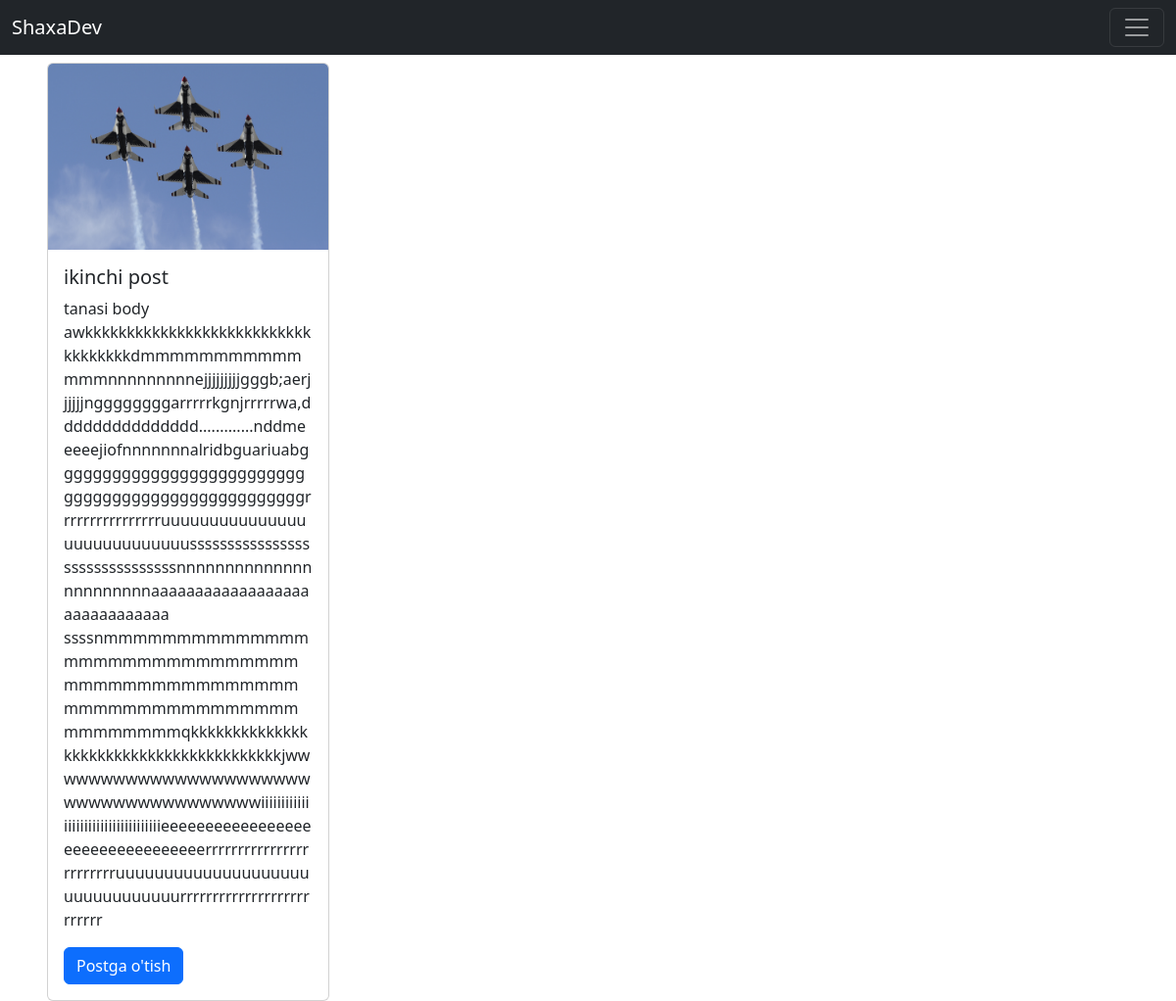
The app's page /articles/, older data.
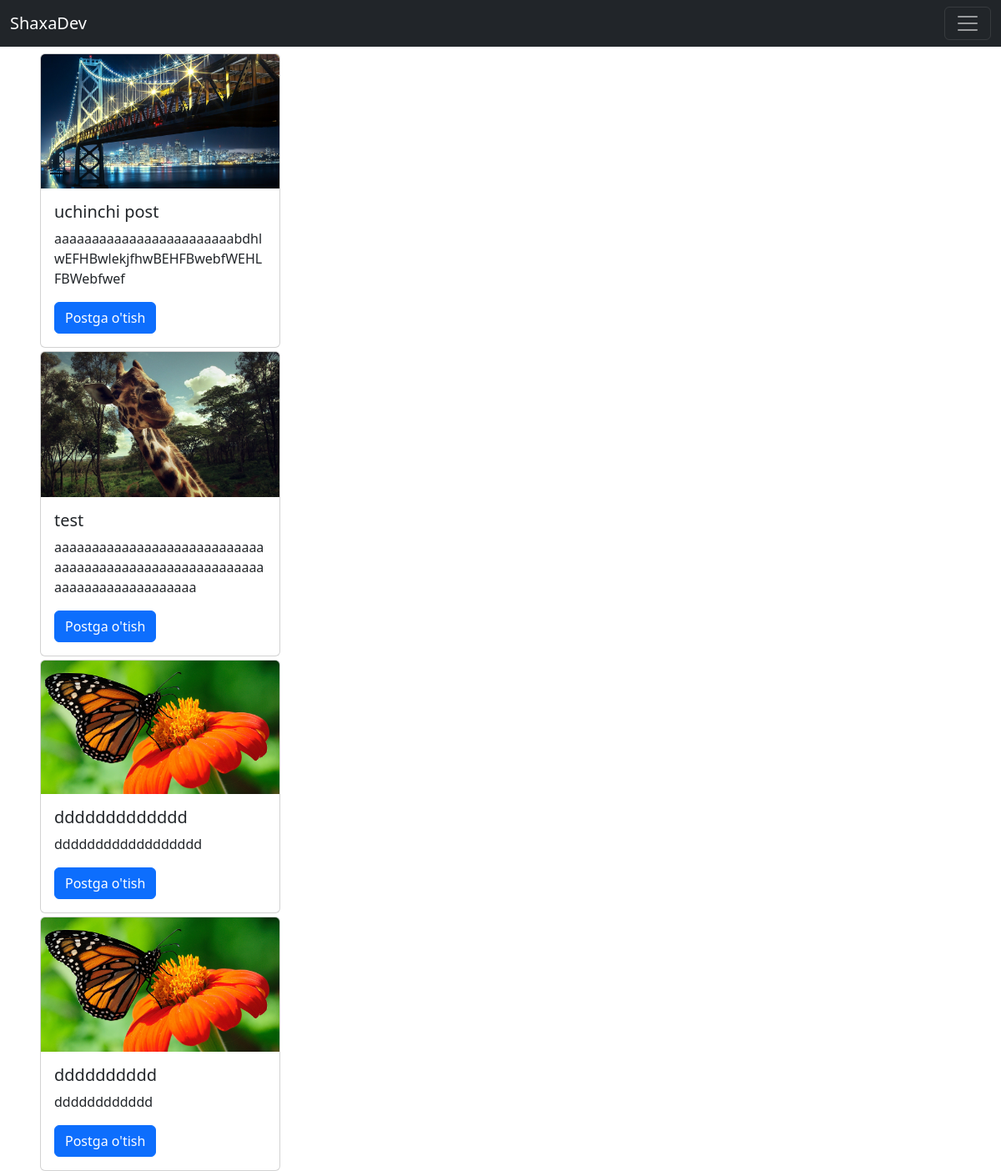
The same page, newer data.
### articles/models.py (models this page shows, shortened)
class Article(models.Model):
    title = models.CharField(max_length=150)
    summary = models.CharField(max_length=200, blank=True)
    body = RichTextField()
    photo = models.ImageField(upload_to='images/', blank=True)
    date = models.DateTimeField(auto_now_add= True)
    author = models.ForeignKey(
        get_user_model(),
        on_delete=models.CASCADE
    )

### articles/views.py (the view)
# urls.py: path('', ArticleListView.as_view(),name='article_list'),
class ArticleListView(ListView):
    model = Article
    template_name = 'article_list.html'

### templates/article_list.html (shortened to what this page needs)
{% extends 'base.html'%}
{% block content %}
{% for article in object_list%}
<div class="card mt-1 ms-5 " style="width: 18rem; top: 60px; ">
     {% if article.photo %}
    <img src="{{article.photo.url}}" class="card-img-top" alt="">
     {% endif %}
    <div class="card-body">
      <h5 class="card-title">{{article.title}}</h5>
      <p class="card-text">{{article.body}}</p>
      <a href="{% url 'article_detail' article.pk %}" class="btn btn-primary">Postga o'tish</a>
    </div>
  </div>
{% endfor %}
{% endblock content %}

### templates/base.html (shortened to what this page needs)
{%load static%}
<!DOCTYPE html>
<html lang="en">
<head>
    <link href="https://cdn.jsdelivr.net/npm/bootstrap@5.3.2/dist/css/bootstrap.min.css" rel="stylesheet">
</head>
<body>
  <nav class="navbar navbar-dark bg-dark fixed-top">
    <div class="container-fluid">
      <a class="navbar-brand" href="{% url 'home'%}">ShaxaDev</a>
      <button class="navbar-toggler" type="button" data-bs-toggle="offcanvas" data-bs-target="#offcanvasDarkNavbar" aria-controls="offcanvasDarkNavbar" aria-label="Toggle navigation">
        <span class="navbar-toggler-icon"></span>
      </button>
    </div>
  </nav>
    <main>
        {% block content %}
        {% endblock content %}
    </main>
</body>
</html>

Row changes from the older to the newer data that the page shows:
removed Article: photo (picture), title "ikinchi post", body "tanasi body awkkkkkkkkkkkkkkkkkkkkkkkkkkkkkkkkkkkdmmmmmmmmmmmmmmnnnnnnnnnejjjjjjjjjgggb;aerjjjjjjnggggggggarrrrrkgnjrrrrrwa,ddddddddddddddd.............nddmeeeeejiofnnnnnnnalridbguariuabgggggggggggggggggggggggggggggggggggggggggggggggggggrrrrrrrrrrrrrrrruuuuuuuuuuuuuuuuuuuuuuuuuuuusssssssssssssssssssssssssssssssnnnnnnnnnnnnnnnnnnnnnnnaaaaaaaaaaaaaaaaaaaaaaaaaaaaaa ssssnmmmmmmmmmmmmmmmmmmmmmmmmmmmmmmmmmmmmmmmmmmmmmmmmmmmmmmmmmmmmmmmmmmmmmmqkkkkkkkkkkkkkkkkkkkkkkkkkkkkkkkkkkkkkkkkjwwwwwwwwwwwwwwwwwwwwwwwwwwwwwwwwwwwwwwiiiiiiiiiiiiiiiiiiiiiiiiiiiiiiiiiiiieeeeeeeeeeeeeeeeeeeeeeeeeeeeeeeeerrrrrrrrrrrrrrrrrrrrrrrruuuuuuuuuuuuuuuuuuuuuuuuuuuuuuuurrrrrrrrrrrrrrrrrrrrrrrrrr"
added Article: photo (picture), title "uchinchi post", body "aaaaaaaaaaaaaaaaaaaaaaaabdhlwEFHBwlekjfhwBEHFBwebfWEHLFBWebfwef"
added Article: photo (picture), title "test", body "aaaaaaaaaaaaaaaaaaaaaaaaaaaaaaaaaaaaaaaaaaaaaaaaaaaaaaaaaaaaaaaaaaaaaaaaaaa"
added Article: photo (picture), title "ddddddddddddd", body "dddddddddddddddddd"
added Article: photo (picture), title "dddddddddd", body "dddddddddddd"
